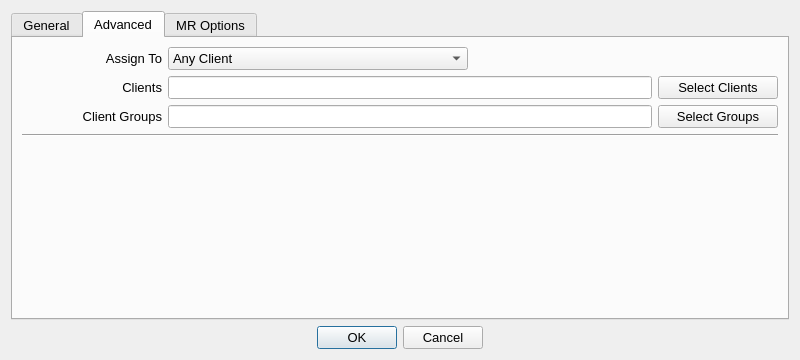
<?xml version="1.0" encoding="UTF-8"?>
<ui version="4.0">
 <class>Dialog</class>
 <widget class="QDialog" name="Dialog">
  <property name="windowModality">
   <enum>Qt::WindowModal</enum>
  </property>
  <property name="geometry">
   <rect>
    <x>0</x>
    <y>0</y>
    <width>800</width>
    <height>360</height>
   </rect>
  </property>
  <property name="sizeIncrement">
   <size>
    <width>0</width>
    <height>0</height>
   </size>
  </property>
  <property name="windowTitle">
   <string>HQrender</string>
  </property>
  <property name="sizeGripEnabled">
   <bool>false</bool>
  </property>
  <property name="modal">
   <bool>true</bool>
  </property>
  <layout class="QVBoxLayout" name="verticalLayout">
   <item>
    <widget class="QTabWidget" name="tabWidget">
     <property name="sizePolicy">
      <sizepolicy hsizetype="Expanding" vsizetype="Expanding">
       <horstretch>0</horstretch>
       <verstretch>0</verstretch>
      </sizepolicy>
     </property>
     <property name="sizeIncrement">
      <size>
       <width>0</width>
       <height>0</height>
      </size>
     </property>
     <property name="font">
      <font>
       <pointsize>10</pointsize>
      </font>
     </property>
     <property name="currentIndex">
      <number>1</number>
     </property>
     <widget class="QWidget" name="tab_general">
      <attribute name="title">
       <string>General</string>
      </attribute>
      <layout class="QGridLayout">
       <item row="4" column="0">
        <layout class="QHBoxLayout" name="horizontalLayout">
         <item>
          <widget class="QLabel" name="label_5">
           <property name="sizePolicy">
            <sizepolicy hsizetype="Fixed" vsizetype="Preferred">
             <horstretch>0</horstretch>
             <verstretch>0</verstretch>
            </sizepolicy>
           </property>
           <property name="minimumSize">
            <size>
             <width>140</width>
             <height>0</height>
            </size>
           </property>
           <property name="text">
            <string>Render Source</string>
           </property>
           <property name="alignment">
            <set>Qt::AlignRight|Qt::AlignTrailing|Qt::AlignVCenter</set>
           </property>
          </widget>
         </item>
         <item>
          <widget class="QComboBox" name="comboBox_3">
           <item>
            <property name="text">
             <string>Render Current Scene/Script File</string>
            </property>
           </item>
           <item>
            <property name="text">
             <string>Render Target Scene/Script File</string>
            </property>
           </item>
           <item>
            <property name="text">
             <string>Copy Files to Shared Folder and Render</string>
            </property>
           </item>
          </widget>
         </item>
        </layout>
       </item>
       <item row="3" column="0">
        <layout class="QHBoxLayout" name="horizontalLayout_2">
         <item>
          <widget class="QLabel" name="label_4">
           <property name="sizePolicy">
            <sizepolicy hsizetype="Fixed" vsizetype="Preferred">
             <horstretch>0</horstretch>
             <verstretch>0</verstretch>
            </sizepolicy>
           </property>
           <property name="minimumSize">
            <size>
             <width>140</width>
             <height>0</height>
            </size>
           </property>
           <property name="text">
            <string>Target FS</string>
           </property>
           <property name="alignment">
            <set>Qt::AlignRight|Qt::AlignTrailing|Qt::AlignVCenter</set>
           </property>
          </widget>
         </item>
         <item>
          <widget class="QLineEdit" name="lineEdit_2"/>
         </item>
        </layout>
       </item>
       <item row="2" column="0">
        <layout class="QHBoxLayout" name="horizontalLayout_3">
         <item>
          <widget class="QLabel" name="label_3">
           <property name="sizePolicy">
            <sizepolicy hsizetype="Fixed" vsizetype="Preferred">
             <horstretch>0</horstretch>
             <verstretch>0</verstretch>
            </sizepolicy>
           </property>
           <property name="minimumSize">
            <size>
             <width>140</width>
             <height>0</height>
            </size>
           </property>
           <property name="baseSize">
            <size>
             <width>0</width>
             <height>0</height>
            </size>
           </property>
           <property name="text">
            <string>Priority</string>
           </property>
           <property name="alignment">
            <set>Qt::AlignRight|Qt::AlignTrailing|Qt::AlignVCenter</set>
           </property>
          </widget>
         </item>
         <item>
          <widget class="QComboBox" name="comboBox">
           <property name="sizePolicy">
            <sizepolicy hsizetype="Fixed" vsizetype="Fixed">
             <horstretch>0</horstretch>
             <verstretch>0</verstretch>
            </sizepolicy>
           </property>
           <property name="minimumSize">
            <size>
             <width>120</width>
             <height>0</height>
            </size>
           </property>
           <property name="autoFillBackground">
            <bool>false</bool>
           </property>
           <property name="currentIndex">
            <number>0</number>
           </property>
           <property name="sizeAdjustPolicy">
            <enum>QComboBox::AdjustToContentsOnFirstShow</enum>
           </property>
           <item>
            <property name="text">
             <string>0</string>
            </property>
           </item>
           <item>
            <property name="text">
             <string>1</string>
            </property>
           </item>
           <item>
            <property name="text">
             <string>2</string>
            </property>
           </item>
           <item>
            <property name="text">
             <string>3</string>
            </property>
           </item>
           <item>
            <property name="text">
             <string>4</string>
            </property>
           </item>
           <item>
            <property name="text">
             <string>5</string>
            </property>
           </item>
           <item>
            <property name="text">
             <string>6</string>
            </property>
           </item>
           <item>
            <property name="text">
             <string>7</string>
            </property>
           </item>
           <item>
            <property name="text">
             <string>8</string>
            </property>
           </item>
           <item>
            <property name="text">
             <string>9</string>
            </property>
           </item>
           <item>
            <property name="text">
             <string>10</string>
            </property>
           </item>
          </widget>
         </item>
         <item>
          <spacer name="horizontalSpacer">
           <property name="orientation">
            <enum>Qt::Horizontal</enum>
           </property>
           <property name="sizeType">
            <enum>QSizePolicy::Expanding</enum>
           </property>
           <property name="sizeHint" stdset="0">
            <size>
             <width>40</width>
             <height>20</height>
            </size>
           </property>
          </spacer>
         </item>
        </layout>
       </item>
       <item row="1" column="0">
        <layout class="QHBoxLayout" name="horizontalLayout_4">
         <item>
          <widget class="QLabel" name="label_2">
           <property name="sizePolicy">
            <sizepolicy hsizetype="Fixed" vsizetype="Preferred">
             <horstretch>0</horstretch>
             <verstretch>0</verstretch>
            </sizepolicy>
           </property>
           <property name="minimumSize">
            <size>
             <width>140</width>
             <height>0</height>
            </size>
           </property>
           <property name="text">
            <string>Render using</string>
           </property>
           <property name="alignment">
            <set>Qt::AlignRight|Qt::AlignTrailing|Qt::AlignVCenter</set>
           </property>
          </widget>
         </item>
         <item>
          <widget class="QComboBox" name="comboBox_2">
           <item>
            <property name="text">
             <string>Maya Software</string>
            </property>
           </item>
           <item>
            <property name="text">
             <string>Mental Ray</string>
            </property>
           </item>
          </widget>
         </item>
        </layout>
       </item>
       <item row="0" column="0">
        <layout class="QHBoxLayout" name="horizontalLayout_5">
         <item>
          <widget class="QLabel" name="label">
           <property name="enabled">
            <bool>true</bool>
           </property>
           <property name="sizePolicy">
            <sizepolicy hsizetype="Fixed" vsizetype="Preferred">
             <horstretch>0</horstretch>
             <verstretch>0</verstretch>
            </sizepolicy>
           </property>
           <property name="minimumSize">
            <size>
             <width>140</width>
             <height>0</height>
            </size>
           </property>
           <property name="text">
            <string>HQueue Server</string>
           </property>
           <property name="textFormat">
            <enum>Qt::PlainText</enum>
           </property>
           <property name="scaledContents">
            <bool>false</bool>
           </property>
           <property name="alignment">
            <set>Qt::AlignRight|Qt::AlignTrailing|Qt::AlignVCenter</set>
           </property>
          </widget>
         </item>
         <item>
          <widget class="QLineEdit" name="lineEdit">
           <property name="sizePolicy">
            <sizepolicy hsizetype="MinimumExpanding" vsizetype="Fixed">
             <horstretch>0</horstretch>
             <verstretch>0</verstretch>
            </sizepolicy>
           </property>
          </widget>
         </item>
        </layout>
       </item>
       <item row="5" column="0">
        <widget class="Line" name="line">
         <property name="frameShadow">
          <enum>QFrame::Sunken</enum>
         </property>
         <property name="lineWidth">
          <number>1</number>
         </property>
         <property name="midLineWidth">
          <number>0</number>
         </property>
         <property name="orientation">
          <enum>Qt::Horizontal</enum>
         </property>
        </widget>
       </item>
       <item row="6" column="0">
        <layout class="QHBoxLayout" name="horizontalLayout_6">
         <item>
          <widget class="QLabel" name="label_6">
           <property name="minimumSize">
            <size>
             <width>140</width>
             <height>0</height>
            </size>
           </property>
           <property name="text">
            <string>Target Scene</string>
           </property>
           <property name="alignment">
            <set>Qt::AlignRight|Qt::AlignTrailing|Qt::AlignVCenter</set>
           </property>
          </widget>
         </item>
         <item>
          <widget class="QLineEdit" name="lineEdit_4"/>
         </item>
         <item>
          <widget class="QPushButton" name="pushButton">
           <property name="text">
            <string>Browse</string>
           </property>
          </widget>
         </item>
        </layout>
       </item>
       <item row="7" column="0">
        <layout class="QHBoxLayout" name="horizontalLayout_7">
         <item>
          <widget class="QLabel" name="label_7">
           <property name="minimumSize">
            <size>
             <width>140</width>
             <height>0</height>
            </size>
           </property>
           <property name="text">
            <string>Project Path</string>
           </property>
           <property name="alignment">
            <set>Qt::AlignRight|Qt::AlignTrailing|Qt::AlignVCenter</set>
           </property>
          </widget>
         </item>
         <item>
          <widget class="QLineEdit" name="lineEdit_3"/>
         </item>
        </layout>
       </item>
       <item row="8" column="0">
        <spacer name="verticalSpacer_2">
         <property name="orientation">
          <enum>Qt::Vertical</enum>
         </property>
         <property name="sizeHint" stdset="0">
          <size>
           <width>20</width>
           <height>40</height>
          </size>
         </property>
        </spacer>
       </item>
      </layout>
     </widget>
     <widget class="QWidget" name="tab_adv">
      <attribute name="title">
       <string>Advanced</string>
      </attribute>
      <layout class="QGridLayout" name="gridLayout">
       <item row="0" column="0">
        <layout class="QHBoxLayout" name="horizontalLayout_8">
         <item>
          <widget class="QLabel" name="label_8">
           <property name="sizePolicy">
            <sizepolicy hsizetype="Fixed" vsizetype="Preferred">
             <horstretch>0</horstretch>
             <verstretch>0</verstretch>
            </sizepolicy>
           </property>
           <property name="minimumSize">
            <size>
             <width>140</width>
             <height>0</height>
            </size>
           </property>
           <property name="font">
            <font>
             <pointsize>10</pointsize>
            </font>
           </property>
           <property name="text">
            <string>Assign To</string>
           </property>
           <property name="alignment">
            <set>Qt::AlignRight|Qt::AlignTrailing|Qt::AlignVCenter</set>
           </property>
          </widget>
         </item>
         <item>
          <widget class="QComboBox" name="comboBox_4">
           <property name="sizePolicy">
            <sizepolicy hsizetype="Fixed" vsizetype="Fixed">
             <horstretch>0</horstretch>
             <verstretch>0</verstretch>
            </sizepolicy>
           </property>
           <property name="minimumSize">
            <size>
             <width>300</width>
             <height>0</height>
            </size>
           </property>
           <property name="font">
            <font>
             <pointsize>10</pointsize>
            </font>
           </property>
           <item>
            <property name="text">
             <string>Any Client</string>
            </property>
           </item>
           <item>
            <property name="text">
             <string>Listed Clients</string>
            </property>
           </item>
           <item>
            <property name="text">
             <string>Clients from Listed Groups</string>
            </property>
           </item>
          </widget>
         </item>
         <item>
          <spacer name="horizontalSpacer_2">
           <property name="orientation">
            <enum>Qt::Horizontal</enum>
           </property>
           <property name="sizeHint" stdset="0">
            <size>
             <width>40</width>
             <height>20</height>
            </size>
           </property>
          </spacer>
         </item>
        </layout>
       </item>
       <item row="1" column="0">
        <layout class="QHBoxLayout" name="horizontalLayout_9">
         <item>
          <widget class="QLabel" name="label_9">
           <property name="sizePolicy">
            <sizepolicy hsizetype="Fixed" vsizetype="Preferred">
             <horstretch>0</horstretch>
             <verstretch>0</verstretch>
            </sizepolicy>
           </property>
           <property name="minimumSize">
            <size>
             <width>140</width>
             <height>0</height>
            </size>
           </property>
           <property name="font">
            <font>
             <pointsize>10</pointsize>
            </font>
           </property>
           <property name="text">
            <string>Clients</string>
           </property>
           <property name="alignment">
            <set>Qt::AlignRight|Qt::AlignTrailing|Qt::AlignVCenter</set>
           </property>
          </widget>
         </item>
         <item>
          <widget class="QLineEdit" name="lineEdit_5">
           <property name="enabled">
            <bool>true</bool>
           </property>
          </widget>
         </item>
         <item>
          <widget class="QPushButton" name="pushButton_2">
           <property name="sizePolicy">
            <sizepolicy hsizetype="Fixed" vsizetype="Fixed">
             <horstretch>0</horstretch>
             <verstretch>0</verstretch>
            </sizepolicy>
           </property>
           <property name="minimumSize">
            <size>
             <width>120</width>
             <height>0</height>
            </size>
           </property>
           <property name="font">
            <font>
             <pointsize>10</pointsize>
            </font>
           </property>
           <property name="text">
            <string>Select Clients</string>
           </property>
          </widget>
         </item>
        </layout>
       </item>
       <item row="2" column="0">
        <layout class="QHBoxLayout" name="horizontalLayout_10">
         <item>
          <widget class="QLabel" name="label_10">
           <property name="sizePolicy">
            <sizepolicy hsizetype="Fixed" vsizetype="Preferred">
             <horstretch>0</horstretch>
             <verstretch>0</verstretch>
            </sizepolicy>
           </property>
           <property name="minimumSize">
            <size>
             <width>140</width>
             <height>0</height>
            </size>
           </property>
           <property name="font">
            <font>
             <pointsize>10</pointsize>
            </font>
           </property>
           <property name="text">
            <string>Client Groups</string>
           </property>
           <property name="alignment">
            <set>Qt::AlignRight|Qt::AlignTrailing|Qt::AlignVCenter</set>
           </property>
          </widget>
         </item>
         <item>
          <widget class="QLineEdit" name="lineEdit_6"/>
         </item>
         <item>
          <widget class="QPushButton" name="pushButton_3">
           <property name="sizePolicy">
            <sizepolicy hsizetype="Fixed" vsizetype="Fixed">
             <horstretch>0</horstretch>
             <verstretch>0</verstretch>
            </sizepolicy>
           </property>
           <property name="minimumSize">
            <size>
             <width>120</width>
             <height>0</height>
            </size>
           </property>
           <property name="font">
            <font>
             <pointsize>10</pointsize>
            </font>
           </property>
           <property name="text">
            <string>Select Groups</string>
           </property>
          </widget>
         </item>
        </layout>
       </item>
       <item row="3" column="0">
        <widget class="Line" name="line_2">
         <property name="orientation">
          <enum>Qt::Horizontal</enum>
         </property>
        </widget>
       </item>
       <item row="4" column="0">
        <spacer name="verticalSpacer">
         <property name="orientation">
          <enum>Qt::Vertical</enum>
         </property>
         <property name="sizeHint" stdset="0">
          <size>
           <width>20</width>
           <height>40</height>
          </size>
         </property>
        </spacer>
       </item>
      </layout>
     </widget>
     <widget class="QWidget" name="tab_mr">
      <attribute name="title">
       <string>MR Options</string>
      </attribute>
      <layout class="QGridLayout" name="gridLayout_2">
       <item row="0" column="0">
        <layout class="QHBoxLayout" name="horizontalLayout_11">
         <item>
          <widget class="QLabel" name="label_11">
           <property name="font">
            <font>
             <pointsize>8</pointsize>
             <stylestrategy>PreferDefault</stylestrategy>
            </font>
           </property>
           <property name="text">
            <string>*These options only apply for mentalray rendering mode</string>
           </property>
           <property name="alignment">
            <set>Qt::AlignHCenter|Qt::AlignTop</set>
           </property>
          </widget>
         </item>
        </layout>
       </item>
       <item row="2" column="0">
        <layout class="QHBoxLayout" name="horizontalLayout_12">
         <item>
          <widget class="QLabel" name="label_12">
           <property name="minimumSize">
            <size>
             <width>140</width>
             <height>0</height>
            </size>
           </property>
           <property name="sizeIncrement">
            <size>
             <width>0</width>
             <height>0</height>
            </size>
           </property>
           <property name="font">
            <font>
             <pointsize>10</pointsize>
            </font>
           </property>
           <property name="text">
            <string>Assign MR Job To</string>
           </property>
           <property name="alignment">
            <set>Qt::AlignRight|Qt::AlignTrailing|Qt::AlignVCenter</set>
           </property>
          </widget>
         </item>
         <item>
          <widget class="QComboBox" name="comboBox_5">
           <property name="sizePolicy">
            <sizepolicy hsizetype="Fixed" vsizetype="Fixed">
             <horstretch>0</horstretch>
             <verstretch>0</verstretch>
            </sizepolicy>
           </property>
           <property name="minimumSize">
            <size>
             <width>200</width>
             <height>0</height>
            </size>
           </property>
           <item>
            <property name="text">
             <string>Same Clients Assigned to Render Jobs</string>
            </property>
           </item>
           <item>
            <property name="text">
             <string>Listed Clients</string>
            </property>
           </item>
           <item>
            <property name="text">
             <string>Clients from Listed Groups</string>
            </property>
           </item>
          </widget>
         </item>
         <item>
          <spacer name="horizontalSpacer_3">
           <property name="orientation">
            <enum>Qt::Horizontal</enum>
           </property>
           <property name="sizeHint" stdset="0">
            <size>
             <width>40</width>
             <height>20</height>
            </size>
           </property>
          </spacer>
         </item>
        </layout>
       </item>
       <item row="1" column="0">
        <widget class="Line" name="line_3">
         <property name="orientation">
          <enum>Qt::Horizontal</enum>
         </property>
        </widget>
       </item>
       <item row="3" column="0">
        <layout class="QHBoxLayout" name="horizontalLayout_13">
         <item>
          <widget class="QLabel" name="label_13">
           <property name="sizePolicy">
            <sizepolicy hsizetype="Fixed" vsizetype="Preferred">
             <horstretch>0</horstretch>
             <verstretch>0</verstretch>
            </sizepolicy>
           </property>
           <property name="minimumSize">
            <size>
             <width>140</width>
             <height>0</height>
            </size>
           </property>
           <property name="sizeIncrement">
            <size>
             <width>0</width>
             <height>0</height>
            </size>
           </property>
           <property name="font">
            <font>
             <pointsize>10</pointsize>
            </font>
           </property>
           <property name="text">
            <string>Clients</string>
           </property>
           <property name="alignment">
            <set>Qt::AlignRight|Qt::AlignTrailing|Qt::AlignVCenter</set>
           </property>
          </widget>
         </item>
         <item>
          <widget class="QLineEdit" name="lineEdit_7"/>
         </item>
         <item>
          <widget class="QPushButton" name="pushButton_4">
           <property name="sizePolicy">
            <sizepolicy hsizetype="Fixed" vsizetype="Fixed">
             <horstretch>0</horstretch>
             <verstretch>0</verstretch>
            </sizepolicy>
           </property>
           <property name="minimumSize">
            <size>
             <width>120</width>
             <height>0</height>
            </size>
           </property>
           <property name="text">
            <string>Select Clients</string>
           </property>
          </widget>
         </item>
        </layout>
       </item>
       <item row="4" column="0">
        <layout class="QHBoxLayout" name="horizontalLayout_14">
         <item>
          <widget class="QLabel" name="label_14">
           <property name="minimumSize">
            <size>
             <width>140</width>
             <height>0</height>
            </size>
           </property>
           <property name="sizeIncrement">
            <size>
             <width>140</width>
             <height>0</height>
            </size>
           </property>
           <property name="font">
            <font>
             <pointsize>10</pointsize>
            </font>
           </property>
           <property name="text">
            <string>Client Groups</string>
           </property>
           <property name="alignment">
            <set>Qt::AlignRight|Qt::AlignTrailing|Qt::AlignVCenter</set>
           </property>
          </widget>
         </item>
         <item>
          <widget class="QLineEdit" name="lineEdit_8"/>
         </item>
         <item>
          <widget class="QPushButton" name="pushButton_5">
           <property name="sizePolicy">
            <sizepolicy hsizetype="Fixed" vsizetype="Fixed">
             <horstretch>0</horstretch>
             <verstretch>0</verstretch>
            </sizepolicy>
           </property>
           <property name="minimumSize">
            <size>
             <width>120</width>
             <height>0</height>
            </size>
           </property>
           <property name="text">
            <string>Select Groups</string>
           </property>
          </widget>
         </item>
        </layout>
       </item>
       <item row="5" column="0">
        <widget class="Line" name="line_4">
         <property name="orientation">
          <enum>Qt::Horizontal</enum>
         </property>
        </widget>
       </item>
       <item row="6" column="0">
        <layout class="QHBoxLayout" name="horizontalLayout_15">
         <item>
          <widget class="QLabel" name="label_15">
           <property name="sizePolicy">
            <sizepolicy hsizetype="Fixed" vsizetype="Preferred">
             <horstretch>0</horstretch>
             <verstretch>0</verstretch>
            </sizepolicy>
           </property>
           <property name="minimumSize">
            <size>
             <width>140</width>
             <height>0</height>
            </size>
           </property>
           <property name="font">
            <font>
             <pointsize>10</pointsize>
            </font>
           </property>
           <property name="text">
            <string>Min. Clients / Frame</string>
           </property>
           <property name="alignment">
            <set>Qt::AlignRight|Qt::AlignTrailing|Qt::AlignVCenter</set>
           </property>
          </widget>
         </item>
         <item>
          <widget class="QSpinBox" name="spinBox">
           <property name="sizePolicy">
            <sizepolicy hsizetype="Fixed" vsizetype="Fixed">
             <horstretch>0</horstretch>
             <verstretch>0</verstretch>
            </sizepolicy>
           </property>
           <property name="minimumSize">
            <size>
             <width>80</width>
             <height>0</height>
            </size>
           </property>
           <property name="font">
            <font>
             <pointsize>10</pointsize>
            </font>
           </property>
          </widget>
         </item>
         <item>
          <widget class="QSlider" name="horizontalSlider">
           <property name="orientation">
            <enum>Qt::Horizontal</enum>
           </property>
          </widget>
         </item>
        </layout>
       </item>
       <item row="7" column="0">
        <layout class="QHBoxLayout" name="horizontalLayout_16">
         <item>
          <widget class="QLabel" name="label_16">
           <property name="sizePolicy">
            <sizepolicy hsizetype="Fixed" vsizetype="Preferred">
             <horstretch>0</horstretch>
             <verstretch>0</verstretch>
            </sizepolicy>
           </property>
           <property name="minimumSize">
            <size>
             <width>140</width>
             <height>0</height>
            </size>
           </property>
           <property name="font">
            <font>
             <pointsize>10</pointsize>
            </font>
           </property>
           <property name="text">
            <string>Max. Clients / Frame</string>
           </property>
           <property name="alignment">
            <set>Qt::AlignRight|Qt::AlignTrailing|Qt::AlignVCenter</set>
           </property>
          </widget>
         </item>
         <item>
          <widget class="QSpinBox" name="spinBox_2">
           <property name="sizePolicy">
            <sizepolicy hsizetype="Fixed" vsizetype="Fixed">
             <horstretch>0</horstretch>
             <verstretch>0</verstretch>
            </sizepolicy>
           </property>
           <property name="minimumSize">
            <size>
             <width>80</width>
             <height>0</height>
            </size>
           </property>
           <property name="font">
            <font>
             <pointsize>10</pointsize>
            </font>
           </property>
          </widget>
         </item>
         <item>
          <widget class="QSlider" name="horizontalSlider_2">
           <property name="orientation">
            <enum>Qt::Horizontal</enum>
           </property>
          </widget>
         </item>
        </layout>
       </item>
       <item row="8" column="0">
        <spacer name="verticalSpacer_3">
         <property name="orientation">
          <enum>Qt::Vertical</enum>
         </property>
         <property name="sizeHint" stdset="0">
          <size>
           <width>20</width>
           <height>40</height>
          </size>
         </property>
        </spacer>
       </item>
      </layout>
     </widget>
    </widget>
   </item>
   <item>
    <widget class="QDialogButtonBox" name="buttonBox">
     <property name="font">
      <font>
       <pointsize>10</pointsize>
      </font>
     </property>
     <property name="layoutDirection">
      <enum>Qt::LeftToRight</enum>
     </property>
     <property name="orientation">
      <enum>Qt::Horizontal</enum>
     </property>
     <property name="standardButtons">
      <set>QDialogButtonBox::Cancel|QDialogButtonBox::Ok</set>
     </property>
     <property name="centerButtons">
      <bool>true</bool>
     </property>
    </widget>
   </item>
  </layout>
 </widget>
 <resources/>
 <connections>
  <connection>
   <sender>buttonBox</sender>
   <signal>accepted()</signal>
   <receiver>Dialog</receiver>
   <slot>accept()</slot>
   <hints>
    <hint type="sourcelabel">
     <x>248</x>
     <y>254</y>
    </hint>
    <hint type="destinationlabel">
     <x>157</x>
     <y>274</y>
    </hint>
   </hints>
  </connection>
  <connection>
   <sender>buttonBox</sender>
   <signal>rejected()</signal>
   <receiver>Dialog</receiver>
   <slot>reject()</slot>
   <hints>
    <hint type="sourcelabel">
     <x>316</x>
     <y>260</y>
    </hint>
    <hint type="destinationlabel">
     <x>286</x>
     <y>274</y>
    </hint>
   </hints>
  </connection>
 </connections>
</ui>
